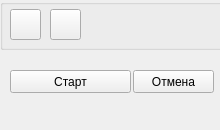
<?xml version="1.0" encoding="UTF-8"?>
<ui version="4.0">
 <class>GravityModelWidget</class>
 <widget class="QDockWidget" name="GravityModelWidget">
  <property name="enabled">
   <bool>true</bool>
  </property>
  <property name="geometry">
   <rect>
    <x>0</x>
    <y>0</y>
    <width>220</width>
    <height>130</height>
   </rect>
  </property>
  <property name="minimumSize">
   <size>
    <width>220</width>
    <height>130</height>
   </size>
  </property>
  <property name="maximumSize">
   <size>
    <width>300</width>
    <height>524287</height>
   </size>
  </property>
  <property name="styleSheet">
   <string notr="true"/>
  </property>
  <property name="floating">
   <bool>false</bool>
  </property>
  <property name="windowTitle">
   <string>Гравитационная модель</string>
  </property>
  <widget class="QWidget" name="dockWidgetContents">
   <property name="enabled">
    <bool>true</bool>
   </property>
   <property name="maximumSize">
    <size>
     <width>1000</width>
     <height>16777215</height>
    </size>
   </property>
   <property name="mouseTracking">
    <bool>false</bool>
   </property>
   <widget class="QGroupBox" name="groupBox">
    <property name="geometry">
     <rect>
      <x>0</x>
      <y>-1</y>
      <width>301</width>
      <height>51</height>
     </rect>
    </property>
    <property name="sizeIncrement">
     <size>
      <width>0</width>
      <height>0</height>
     </size>
    </property>
    <property name="mouseTracking">
     <bool>false</bool>
    </property>
    <property name="tabletTracking">
     <bool>false</bool>
    </property>
    <property name="autoFillBackground">
     <bool>true</bool>
    </property>
    <property name="title">
     <string/>
    </property>
    <property name="flat">
     <bool>false</bool>
    </property>
    <property name="checkable">
     <bool>false</bool>
    </property>
    <widget class="QPushButton" name="configure_button">
     <property name="geometry">
      <rect>
       <x>10</x>
       <y>10</y>
       <width>31</width>
       <height>31</height>
      </rect>
     </property>
     <property name="text">
      <string/>
     </property>
    </widget>
    <widget class="QPushButton" name="diagram_tool_button">
     <property name="geometry">
      <rect>
       <x>50</x>
       <y>10</y>
       <width>31</width>
       <height>31</height>
      </rect>
     </property>
     <property name="text">
      <string/>
     </property>
    </widget>
   </widget>
   <widget class="QPushButton" name="start_button">
    <property name="geometry">
     <rect>
      <x>10</x>
      <y>70</y>
      <width>121</width>
      <height>23</height>
     </rect>
    </property>
    <property name="text">
     <string>Старт</string>
    </property>
   </widget>
   <widget class="QPushButton" name="cancel_button">
    <property name="geometry">
     <rect>
      <x>133</x>
      <y>70</y>
      <width>81</width>
      <height>23</height>
     </rect>
    </property>
    <property name="text">
     <string>Отмена</string>
    </property>
   </widget>
  </widget>
 </widget>
 <resources/>
 <connections/>
</ui>
